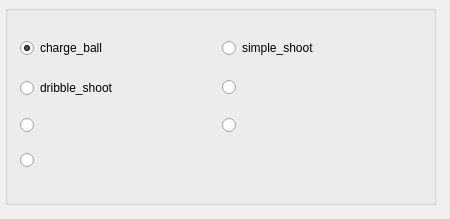
          <widget class="QWidget" name="strategy_shoot_tab">
           <attribute name="title">
            <string>Shoot</string>
           </attribute>
           <widget class="QWidget" name="verticalLayoutWidget_16">
            <property name="geometry">
             <rect>
              <x>0</x>
              <y>0</y>
              <width>441</width>
              <height>210</height>
             </rect>
            </property>
            <layout class="QVBoxLayout" name="strategy_shoot_layout" stretch="0">
             <property name="spacing">
              <number>2</number>
             </property>
             <property name="margin">
              <number>5</number>
             </property>
             <item>
              <widget class="QGroupBox" name="strategy_shoot_box">
               <property name="minimumSize">
                <size>
                 <width>0</width>
                 <height>200</height>
                </size>
               </property>
               <property name="maximumSize">
                <size>
                 <width>16777215</width>
                 <height>290</height>
                </size>
               </property>
               <property name="title">
                <string/>
               </property>
               <widget class="QWidget" name="verticalLayoutWidget_17">
                <property name="geometry">
                 <rect>
                  <x>10</x>
                  <y>10</y>
                  <width>411</width>
                  <height>176</height>
                 </rect>
                </property>
                <layout class="QGridLayout" name="strategy_selection_layout_3">
                 <property name="sizeConstraint">
                  <enum>QLayout::SetDefaultConstraint</enum>
                 </property>
                 <property name="margin">
                  <number>5</number>
                 </property>
                 <property name="spacing">
                  <number>2</number>
                 </property>
                 <item row="0" column="0">
                  <widget class="QRadioButton" name="shoot_charge_ball_button">
                   <property name="text">
                    <string>charge_ball</string>
                   </property>
                   <property name="checked">
                    <bool>true</bool>
                   </property>
                  </widget>
                 </item>
                 <item row="3" column="0">
                  <widget class="QRadioButton" name="shoot_dribble_shoot_button">
                   <property name="text">
                    <string>dribble_shoot</string>
                   </property>
                  </widget>
                 </item>
                 <item row="0" column="1">
                  <widget class="QRadioButton" name="shoot_simple_shoot_button">
                   <property name="text">
                    <string>simple_shoot</string>
                   </property>
                  </widget>
                 </item>
                 <item row="4" column="0">
                  <widget class="QRadioButton" name="strategy5_radio_button_3">
                   <property name="text">
                    <string/>
                   </property>
                  </widget>
                 </item>
                 <item row="3" column="1">
                  <widget class="QRadioButton" name="strategy3_radio_button_3">
                   <property name="text">
                    <string/>
                   </property>
                  </widget>
                 </item>
                 <item row="4" column="1">
                  <widget class="QRadioButton" name="strategy6_radio_button_3">
                   <property name="text">
                    <string/>
                   </property>
                  </widget>
                 </item>
                 <item row="5" column="0">
                  <widget class="QRadioButton" name="dd_2">
                   <property name="text">
                    <string/>
                   </property>
                  </widget>
                 </item>
                </layout>
               </widget>
              </widget>
             </item>
            </layout>
           </widget>
          </widget>
